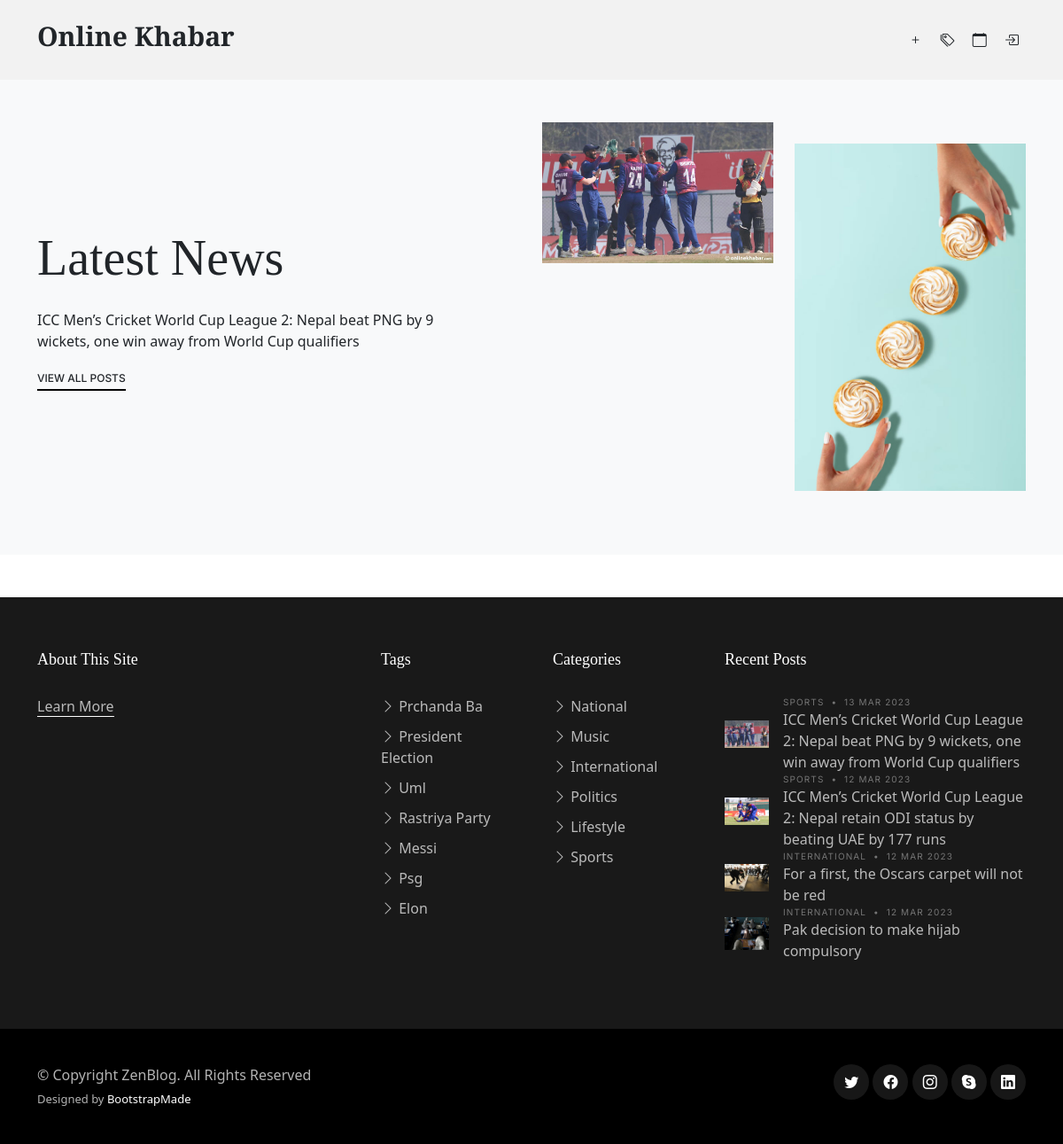
The page /about/ (signed in) on the database its author committed.
### newspaper_blog/models.py (models this page shows, shortened)
class TimeStampModel(models.Model):
    created_at =models.DateTimeField(auto_now_add=True)
    updated_at=models.DateTimeField(auto_now=True)
    class  Meta:
        abstract = True

class Post(TimeStampModel):
    STATUS_CHOICES =[
        ("active", "Active"),
        ("in_active","Inactive"),
    ]
    title =models.CharField(max_length=250)
    content = models.TextField()
    featured_image = models.ImageField(upload_to="post_images/%Y/%m/%d", blank=False)
    author = models.ForeignKey("auth.User", on_delete=models.CASCADE)
    published_at = models.DateTimeField(null=True, blank=True)
    status = models.CharField(max_length=20, choices=STATUS_CHOICES, default=0)
    category = models.ForeignKey(Category, on_delete=models.CASCADE)
    tag = models.ManyToManyField(Tag)
    views_count=models.PositiveBigIntegerField(default=0)

class Tag(TimeStampModel):
    name = models.CharField(max_length=20)

class Category(TimeStampModel):
    name = models.CharField(max_length=20)

### newspaper_blog/views.py (the view)
class AboutView(TemplateView):
    template_name ="zennews/about.html"
    def get_context_data(self,*args,**kwargs):
        context = super().get_context_data(*args, **kwargs)
        context["latest_about_posts"]=(
            Post.objects.filter(status="active", published_at__isnull=False)
            .order_by("-published_at")[:1]
        )
        context["footer_categories"]=Category.objects.all()[:6]
        context["recent_posts"]=Post.objects.filter(status="active", published_at__isnull=False).order_by("-published_at")[:4]
        return context

### newspaper_blog/navigation.py (called while the page is built)
def navigation(request):
    categories = Category.objects.all()
    tags = Tag.objects.all()[:7]
    top_categories = (
        Post.objects.values("category__pk", "category__name")
        .annotate(
            pk=F("category__pk"), name=F("category__name"),max_views=Sum("views_count")
        )
        .order_by("-max_views")
        .values("pk","name","max_views")
    )
    return{
        "categories":categories,
        "tags":tags,
        "top_categories":top_categories,
    }

### templates/zennews/about.html
{% extends 'zennews/base.html' %}
{% block content %}
<main id="main">
    <section class="mb-5 bg-light py-5">
      <div class="container" data-aos="fade-up">
        {% for latest_about_post in latest_about_posts %}
        <div class="row justify-content-between align-items-lg-center">
          <div class="col-lg-5 mb-4 mb-lg-0">
            <h2 class="display-4 mb-4">Latest News</h2>
            <p>{{latest_about_post.title}}</p>
              <p><a href="{% url 'post-category' %}" class="more">View All  Posts</a></p>
            </div>
            <div class="col-lg-6">
              <div class="row">
                <div class="col-6">
                  <img src="{{latest_about_post.featured_image.url}}" alt="{{latest_about_post.title}}" class="img-fluid mb-4">
                </div>
                <div class="col-6 mt-4">
                  <img src="assets/img/post-portrait-4.jpg" alt="" class="img-fluid mb-4">
                </div>
              </div>
            </div>
          </div>
        </div>
        {% endfor %}
    </section>
  </main>
{% endblock content %}

### templates/zennews/footer/footer.html (shortened to what this page needs)
  <footer id="footer" class="footer">
    <div class="footer-content">
      <div class="container">
        <div class="row g-5">
          <div class="col-lg-4">
            <h3 class="footer-heading">About This Site</h3>
            <p><a href="{% url 'about' %}" class="footer-link-more">Learn More</a></p>
          </div>
          <div class="col-6 col-lg-2">
            <h3 class="footer-heading">Tags</h3>
            <ul class="footer-links list-unstyled">
              {% for tag  in tags %}
              <li><a href="category.html"><i class="bi bi-chevron-right"></i> {{tag.name|title}}</a></li>
              {% endfor %}
            </ul>
          </div>
          <div class="col-6 col-lg-2">
            <h3 class="footer-heading">Categories</h3>
            <ul class="footer-links list-unstyled">
              {% for footer_category in footer_categories %}
              <li><a href="{% url 'post-by-category' footer_category.pk %}"><i class="bi bi-chevron-right"></i> {{footer_category.name|title}}</a></li>
              {% endfor %}
            </ul>
          </div>
          <div class="col-lg-4">
            <h3 class="footer-heading">Recent Posts</h3>
            <ul class="footer-links footer-blog-entry list-unstyled">
              <li>
              {% for recent_post in recent_posts %}
              <a href="{% url 'post-detail' recent_post.pk%}" class="d-flex align-items-center">
                <img src="{{recent_post.featured_image.url}}" alt="{{recent_post.title}}" class="img-fluid me-3" width="300px">
                <div>
                  <div class="post-meta d-block"><span class="date">{{recent_post.category.name}}</span> <span class="mx-1">&bullet;</span> <span>{{recent_post.published_at|date:"j M Y"}}</span></div>
                  <span>{{recent_post.title}}</span>
                </div>
              </a>
              {% endfor %}
              </li>
            </ul>
          </div>
        </div>
      </div>
    </div>
    <div class="footer-legal">
      <div class="container">
        <div class="row justify-content-between">
          <div class="col-md-6 text-center text-md-start mb-3 mb-md-0">
            <div class="copyright">
              © Copyright <strong><span>ZenBlog</span></strong>. All Rights Reserved
            </div>
            <div class="credits">
              Designed by <a href="https://bootstrapmade.com/">BootstrapMade</a>
            </div>
          </div>
          <div class="col-md-6">
            <div class="social-links mb-3 mb-lg-0 text-center text-md-end">
              <a href="#" class="twitter"><i class="bi bi-twitter"></i></a>
              <a href="#" class="facebook"><i class="bi bi-facebook"></i></a>
              <a href="#" class="instagram"><i class="bi bi-instagram"></i></a>
              <a href="#" class="google-plus"><i class="bi bi-skype"></i></a>
              <a href="#" class="linkedin"><i class="bi bi-linkedin"></i></a>
            </div>
          </div>
        </div>
      </div>
    </div>
  </footer>

### static/assets/css/variables.css (style rules this page uses)
:root { --font-default: 'EB Garamond', system-ui, -apple-system, "Segoe UI", Roboto, "Helvetica Neue", Arial, "Noto Sans", "Liberation Sans", sans-serif, "Apple Color Emoji", "Segoe UI Emoji", "Segoe UI Symbol", "Noto Color Emoji"; --font-primary: 'EB Garamond', serif; --font-secondary: 'Inter', sans-serif; --color-default: #212529; --color-default-rgb: 33, 37, 41; --color-links: #212529; --color-links-hover: #15171a; --color-primary: #212529; --color-primary-light: #26282c; --color-primary-dark: #0b0c0e; --color-primary-rgb: 33, 37, 41; --color-primary-light-rgb: 38, 40, 44; --color-primary-dark-rgb: 11, 12, 14; --color-secondary: #596d80; --color-secondary-light: #8498aa; --color-secondary-dark: #404f5c; --color-secondary-rgb: 89, 109, 128; --color-secondary-light-rgb: 132, 152, 170; --color-secondary-dark-rgb: 64, 79, 92; --color-blue: #0d6efd; --color-blue-rgb: 13, 110, 253; --color-indigo: #6610f2; --color-indigo-rgb: 102, 16, 242; --color-purple: #6f42c1; --color-purple-rgb: 111, 66, 193; --color-pink: #f3268c; --color-pink-rgb: 243, 38, 140; --color-red: #df1529; --color-red-rgb: 223, 21, 4; --color-orange: #fd7e14; --color-orange-rgb: 253, 126, 20; --color-yellow: #ffc107; --color-yellow-rgb: 255, 193, 7; --color-green: #059652; --color-green-rgb: 5, 150, 82; --color-teal: #20c997; --color-teal-rgb: 32, 201, 151; --color-cyan: #0dcaf0; --color-cyan-rgb: 13, 202, 240; --color-white: #ffffff; --color-white-rgb: 255, 255, 255; --color-gray: #6c757d; --color-gray-rgb: 108, 117, 125; --color-black: #000000; --color-black-rgb: 0, 0, 0; }
:root { --bs-blue: var(--color-blue); --bs-indigo: var(--color-indigo); --bs-purple: var(--color-purple); --bs-pink: var(--color-pink); --bs-red: var(--color-red); --bs-orange: var(--color-orange); --bs-yellow: var(--color-yellow); --bs-green: var(--color-green); --bs-teal: var(--color-teal); --bs-cyan: var(--color-cyan); --bs-white: var(--color-white); --bs-gray: var(--color-gray); --bs-gray-dark: #343a40; --bs-gray-100: #f8f9fa; --bs-gray-200: #e9ecef; --bs-gray-300: #dee2e6; --bs-gray-400: #ced4da; --bs-gray-500: #adb5bd; --bs-gray-600: #6c757d; --bs-gray-700: #495057; --bs-gray-800: #343a40; --bs-gray-900: #212529; --bs-primary: var(--color-blue); --bs-secondary: var(--color-blue); --bs-success: #198754; --bs-info: #0dcaf0; --bs-warning: #ffc107; --bs-danger: #dc3545; --bs-light: #f8f9fa; --bs-dark: #212529; --bs-primary-rgb: var(--color-primary-rgb); --bs-secondary-rgb: var(--color-secondary-rgb); --bs-success-rgb: 25, 135, 84; --bs-info-rgb: 13, 202, 240; --bs-warning-rgb: 255, 193, 7; --bs-danger-rgb: 220, 53, 69; --bs-light-rgb: 248, 249, 250; --bs-dark-rgb: 33, 37, 41; --bs-white-rgb: var(--color-white-rgb); --bs-black-rgb: var(--color-black-rgb); --bs-body-color-rgb: var(--color-default-rgb); --bs-body-bg-rgb: 255, 255, 255; --bs-font-sans-serif: var(--font-default); --bs-font-monospace: SFMono-Regular, Menlo, Monaco, Consolas, "Liberation Mono", "Courier New", monospace; --bs-gradient: linear-gradient(180deg, rgba(255, 255, 255, 0.15), rgba(255, 255, 255, 0)); --bs-body-font-family: var(--font-default); --bs-body-font-size: 1rem; --bs-body-font-weight: 400; --bs-body-line-height: 1.5; --bs-body-color: var(--color-default); --bs-body-bg: #fff; }

### rows shown on the page
Post: title "ICC Men’s Cricket World Cup League 2: Nepal beat PNG by 9 wickets, one win away from World Cup qualifiers", featured_image (picture), category.name "SPORTS", published_at "13 MAR 2023"
Tag: name "Prchanda Ba"
Tag: name "President Election"
Tag: name "Uml"
Tag: name "Rastriya Party"
Tag: name "Messi"
Tag: name "Psg"
Tag: name "Elon"
Category: name "National"
Category: name "Music"
Category: name "International"
Category: name "Politics"
Category: name "Lifestyle"
Category: name "Sports"
Post: featured_image (picture), category.name "SPORTS", published_at "12 MAR 2023", title "ICC Men’s Cricket World Cup League 2: Nepal retain ODI status by beating UAE by 177 runs"
Post: featured_image (picture), category.name "INTERNATIONAL", published_at "12 MAR 2023", title "For a first, the Oscars carpet will not be red"
Post: featured_image (picture), category.name "INTERNATIONAL", published_at "12 MAR 2023", title "Pak decision to make hijab compulsory"
